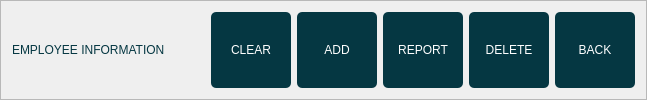
        <widget class="QFrame" name="frame_5">
         <property name="sizePolicy">
          <sizepolicy hsizetype="Preferred" vsizetype="Fixed">
           <horstretch>0</horstretch>
           <verstretch>0</verstretch>
          </sizepolicy>
         </property>
         <property name="frameShape">
          <enum>QFrame::StyledPanel</enum>
         </property>
         <property name="frameShadow">
          <enum>QFrame::Raised</enum>
         </property>
         <layout class="QHBoxLayout" name="horizontalLayout_3">
          <item>
           <widget class="QLabel" name="label_2">
            <property name="sizePolicy">
             <sizepolicy hsizetype="Preferred" vsizetype="Fixed">
              <horstretch>0</horstretch>
              <verstretch>0</verstretch>
             </sizepolicy>
            </property>
            <property name="styleSheet">
             <string notr="true">color: rgb(5, 55, 66);
font: bold 20pt &quot;assets/font/monda.ttf&quot;;</string>
            </property>
            <property name="text">
             <string>EMPLOYEE INFORMATION</string>
            </property>
           </widget>
          </item>
          <item>
           <spacer name="horizontalSpacer_2">
            <property name="orientation">
             <enum>Qt::Horizontal</enum>
            </property>
            <property name="sizeHint" stdset="0">
             <size>
              <width>40</width>
              <height>20</height>
             </size>
            </property>
           </spacer>
          </item>
          <item>
           <widget class="QPushButton" name="clear_BTN">
            <property name="sizePolicy">
             <sizepolicy hsizetype="Minimum" vsizetype="Preferred">
              <horstretch>0</horstretch>
              <verstretch>0</verstretch>
             </sizepolicy>
            </property>
            <property name="minimumSize">
             <size>
              <width>80</width>
              <height>25</height>
             </size>
            </property>
            <property name="cursor">
             <cursorShape>PointingHandCursor</cursorShape>
            </property>
            <property name="styleSheet">
             <string notr="true">QPushButton{
	background-color: rgb(5, 55, 66);
	border-radius: 5px;
	color: rgb(255, 255, 255);
	font: bold 12pt &quot;assets/font/monda.ttf&quot;;
	padding: 2px;
}

QPushButton:hover{
	background-color:rgb(57, 162, 219) ;
}</string>
            </property>
            <property name="text">
             <string>CLEAR</string>
            </property>
            <property name="flat">
             <bool>true</bool>
            </property>
           </widget>
          </item>
          <item>
           <widget class="QPushButton" name="add_BTN">
            <property name="sizePolicy">
             <sizepolicy hsizetype="Minimum" vsizetype="Preferred">
              <horstretch>0</horstretch>
              <verstretch>0</verstretch>
             </sizepolicy>
            </property>
            <property name="minimumSize">
             <size>
              <width>80</width>
              <height>25</height>
             </size>
            </property>
            <property name="cursor">
             <cursorShape>PointingHandCursor</cursorShape>
            </property>
            <property name="styleSheet">
             <string notr="true">QPushButton{
	background-color: rgb(5, 55, 66);
	border-radius: 5px;
	color: rgb(255, 255, 255);
	font: bold 12pt &quot;assets/font/monda.ttf&quot;;
	padding: 2px;
}

QPushButton:hover{
	background-color:rgb(57, 162, 219) ;
}</string>
            </property>
            <property name="text">
             <string>ADD</string>
            </property>
            <property name="flat">
             <bool>true</bool>
            </property>
           </widget>
          </item>
          <item>
           <widget class="QPushButton" name="report_BTN">
            <property name="sizePolicy">
             <sizepolicy hsizetype="Minimum" vsizetype="Preferred">
              <horstretch>0</horstretch>
              <verstretch>0</verstretch>
             </sizepolicy>
            </property>
            <property name="minimumSize">
             <size>
              <width>80</width>
              <height>25</height>
             </size>
            </property>
            <property name="cursor">
             <cursorShape>PointingHandCursor</cursorShape>
            </property>
            <property name="styleSheet">
             <string notr="true">QPushButton{
	background-color: rgb(5, 55, 66);
	border-radius: 5px;
	color: rgb(255, 255, 255);
	font: bold 12pt &quot;assets/font/monda.ttf&quot;;
	padding: 2px;
}

QPushButton:hover{
	background-color:rgb(57, 162, 219) ;
}</string>
            </property>
            <property name="text">
             <string>REPORT</string>
            </property>
            <property name="flat">
             <bool>true</bool>
            </property>
           </widget>
          </item>
          <item>
           <widget class="QPushButton" name="delete_BTN">
            <property name="sizePolicy">
             <sizepolicy hsizetype="Minimum" vsizetype="Preferred">
              <horstretch>0</horstretch>
              <verstretch>0</verstretch>
             </sizepolicy>
            </property>
            <property name="minimumSize">
             <size>
              <width>80</width>
              <height>25</height>
             </size>
            </property>
            <property name="cursor">
             <cursorShape>PointingHandCursor</cursorShape>
            </property>
            <property name="styleSheet">
             <string notr="true">QPushButton{
	background-color: rgb(5, 55, 66);
	border-radius: 5px;
	color: rgb(255, 255, 255);
	font: bold 12pt &quot;assets/font/monda.ttf&quot;;
	padding: 2px;
}

QPushButton:hover{
	background-color:rgb(57, 162, 219) ;
}</string>
            </property>
            <property name="text">
             <string>DELETE</string>
            </property>
            <property name="flat">
             <bool>true</bool>
            </property>
           </widget>
          </item>
          <item>
           <widget class="QPushButton" name="back_BTN">
            <property name="sizePolicy">
             <sizepolicy hsizetype="Minimum" vsizetype="Preferred">
              <horstretch>0</horstretch>
              <verstretch>0</verstretch>
             </sizepolicy>
            </property>
            <property name="minimumSize">
             <size>
              <width>80</width>
              <height>25</height>
             </size>
            </property>
            <property name="cursor">
             <cursorShape>PointingHandCursor</cursorShape>
            </property>
            <property name="styleSheet">
             <string notr="true">QPushButton{
	background-color: rgb(5, 55, 66);
	border-radius: 5px;
	color: rgb(255, 255, 255);
	font: bold 12pt &quot;assets/font/monda.ttf&quot;;
	padding: 2px;
}

QPushButton:hover{
	background-color:rgb(57, 162, 219) ;
}</string>
            </property>
            <property name="text">
             <string>BACK</string>
            </property>
            <property name="flat">
             <bool>true</bool>
            </property>
           </widget>
          </item>
         </layout>
        </widget>
